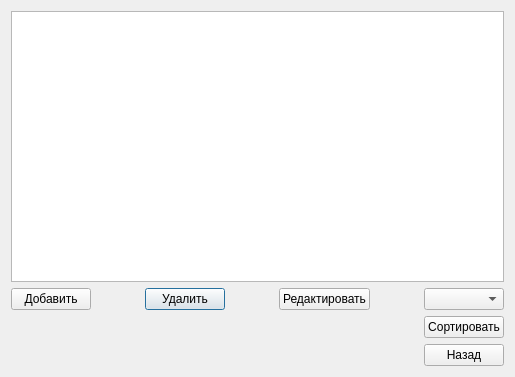
<?xml version="1.0" encoding="UTF-8"?>
<ui version="4.0">
 <class>AdminTablePlanes</class>
 <widget class="QDialog" name="AdminTablePlanes">
  <property name="geometry">
   <rect>
    <x>0</x>
    <y>0</y>
    <width>515</width>
    <height>377</height>
   </rect>
  </property>
  <property name="minimumSize">
   <size>
    <width>515</width>
    <height>350</height>
   </size>
  </property>
  <property name="windowTitle">
   <string>AirPortSystems: Planes</string>
  </property>
  <layout class="QVBoxLayout" name="verticalLayout">
   <item>
    <widget class="QTableView" name="tableView">
     <property name="enabled">
      <bool>true</bool>
     </property>
     <property name="tabKeyNavigation">
      <bool>false</bool>
     </property>
     <attribute name="horizontalHeaderStretchLastSection">
      <bool>true</bool>
     </attribute>
    </widget>
   </item>
   <item>
    <layout class="QGridLayout" name="gridLayout">
     <item row="1" column="1">
      <spacer name="horizontalSpacer_4">
       <property name="orientation">
        <enum>Qt::Horizontal</enum>
       </property>
       <property name="sizeHint" stdset="0">
        <size>
         <width>40</width>
         <height>20</height>
        </size>
       </property>
      </spacer>
     </item>
     <item row="1" column="2">
      <widget class="QPushButton" name="DeleteRow">
       <property name="text">
        <string>Удалить</string>
       </property>
      </widget>
     </item>
     <item row="1" column="3">
      <spacer name="horizontalSpacer_3">
       <property name="orientation">
        <enum>Qt::Horizontal</enum>
       </property>
       <property name="sizeHint" stdset="0">
        <size>
         <width>40</width>
         <height>20</height>
        </size>
       </property>
      </spacer>
     </item>
     <item row="1" column="4">
      <widget class="QPushButton" name="ChangeRow">
       <property name="text">
        <string>Редактировать</string>
       </property>
      </widget>
     </item>
     <item row="1" column="5">
      <spacer name="horizontalSpacer_2">
       <property name="orientation">
        <enum>Qt::Horizontal</enum>
       </property>
       <property name="sizeHint" stdset="0">
        <size>
         <width>40</width>
         <height>20</height>
        </size>
       </property>
      </spacer>
     </item>
     <item row="3" column="6">
      <widget class="QPushButton" name="Back">
       <property name="text">
        <string>Назад</string>
       </property>
      </widget>
     </item>
     <item row="1" column="0">
      <widget class="QPushButton" name="AddRow">
       <property name="text">
        <string>Добавить</string>
       </property>
      </widget>
     </item>
     <item row="2" column="6">
      <widget class="QPushButton" name="SortRow">
       <property name="text">
        <string>Сортировать</string>
       </property>
      </widget>
     </item>
     <item row="1" column="6">
      <widget class="QComboBox" name="comboBox"/>
     </item>
    </layout>
   </item>
  </layout>
 </widget>
 <tabstops>
  <tabstop>AddRow</tabstop>
  <tabstop>DeleteRow</tabstop>
  <tabstop>ChangeRow</tabstop>
  <tabstop>tableView</tabstop>
 </tabstops>
 <resources/>
 <connections/>
</ui>
